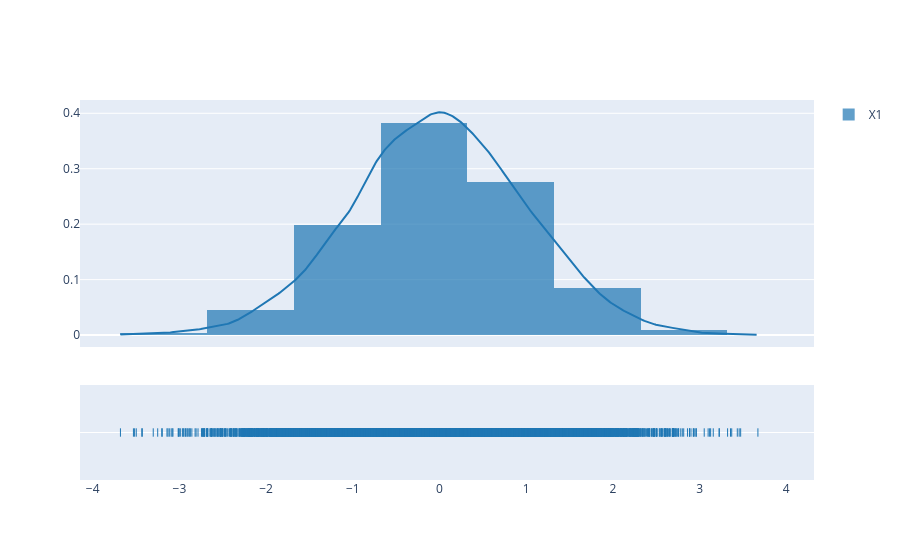

The cell this chart's notebook holds for it:
### Markdown cell above
## Covariate check

### Code cell
X = generate_covariates(10000, 20)
X1 = X[:, 0]

fig = ff.create_distplot([X1], ["X1"])
fig.show()

### Figure 1 — Plotly figure (JSON) as saved in the notebook; plotly's stock layout.template omitted (floating-point values rounded to 4 significant figures; data arrays with more than 128 entries replaced by an {"elided": "..."} marker saying what was removed)
{"data": [{"autobinx": false, "histnorm": "probability density", "legendgroup": "X1", "marker": {"color": "rgb(31, 119, 180)"}, "name": "X1", "opacity": 0.7, "type": "histogram", "x": {"elided": "10000 float values"}, "xaxis": "x", "xbins": {"end": 3.673, "size": 1, "start": -3.68}, "yaxis": "y"}, {"legendgroup": "X1", "marker": {"color": "rgb(31, 119, 180)"}, "mode": "lines", "name": "X1", "showlegend": false, "type": "scatter", "x": {"elided": "500 float values"}, "xaxis": "x", "y": {"elided": "500 float values"}, "yaxis": "y"}, {"legendgroup": "X1", "marker": {"color": "rgb(31, 119, 180)", "symbol": "line-ns-open"}, "mode": "markers", "name": "X1", "showlegend": false, "type": "scatter", "x": {"elided": "10000 float values"}, "xaxis": "x", "y": {"elided": "10000 str values"}, "yaxis": "y2"}], "layout": {"barmode": "overlay", "hovermode": "closest", "legend": {"traceorder": "reversed"}, "xaxis": {"anchor": "y2", "domain": [0, 1], "zeroline": false}, "yaxis": {"anchor": "free", "domain": [0.35, 1], "position": 0}, "yaxis2": {"anchor": "x", "domain": [0, 0.25], "dtick": 1, "showticklabels": false}}}
